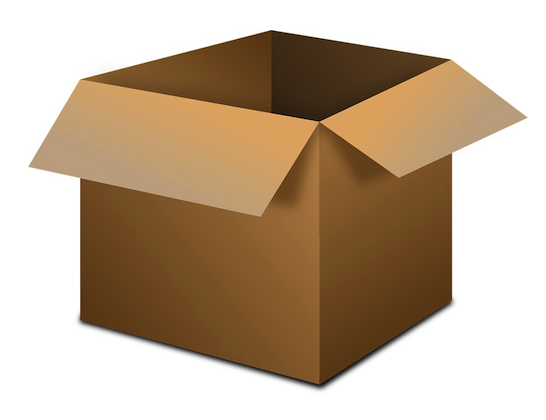
#> input picture DatSets/box.png, 546 x 420 px, found by its file name
$ jupyter execute FireAI_048_HarrisCorner.ipynb   (shell and % lines are left out)
#> lines starting #> are read from the running program, lines starting #| are printed output that depends on the picture; after the words box and inside, x2 and y2 are one past the last pixel; in counts of white or black regions, pixels touching at a corner belong together
[cell 1]
import numpy as np
import pandas as pd
import matplotlib.pyplot as plt
np.random.seed(37) # 使得每次运行得到的随机数都一样

[cell 2]
import cv2
img=cv2.imread('E:\PyProjects\DataSet\FireAI/box.png')
#> img is the input picture: shape (420, 546, 3); mean B, G, R 151.8, 173.6, 193.5
gray=cv2.cvtColor(img, cv2.COLOR_BGR2GRAY)
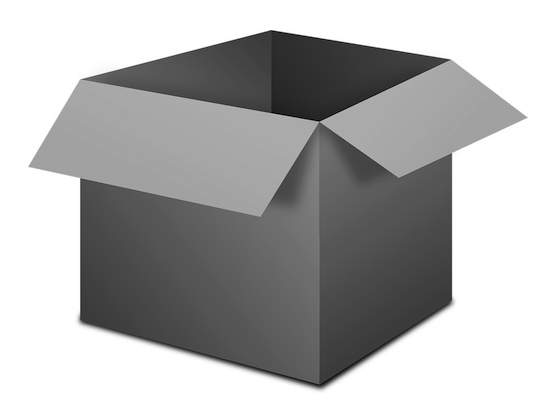
#> gray: shape (420, 546); min 0, max 255, mean 177.1

[cell 3]
# Harris 角点检测器
img_gray = np.float32(gray) # Harris角点检测器需要float型数据
img_harris = cv2.cornerHarris(img_gray, 7, 5, 0.04) # 使用角点检测
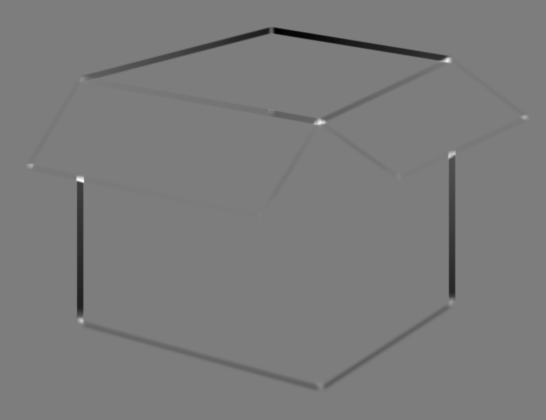
#> img_harris: shape (420, 546) float32; min -578022912, max 597992000, mean -7522664.5; drawn with min black and max white
plt.imshow(img_harris,cmap='gray')

[cell 4]
# 为了图像更加平滑，使用膨胀来将图像边缘减小，使得角点更突出
img_harris = cv2.dilate(img_harris, None)
plt.imshow(img_harris,cmap='gray')

[cell 5]
# 确定角点的方法：此处我们定义角点为：其像素值为最大值的1%以上为角点，如下：
is_corner=img_harris > 0.01 * img_harris.max()
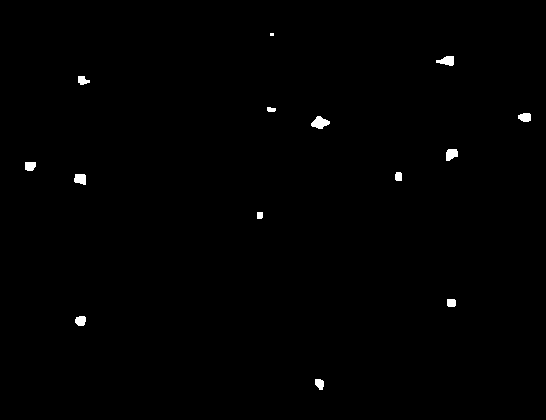
#> is_corner: shape (420, 546) bool; 0.5% white; 14 white regions (1 under 20 px), largest, box (x1, y1, x2, y2) and area: (311, 116, 330, 129) 154, (436, 56, 454, 66) 123, (446, 149, 458, 161) 114
plt.imshow(is_corner,cmap='gray') # 将角点绘制出来看一下

[cell 6]
img[is_corner]=[0, 0, 255] # 用红色标注这些角点
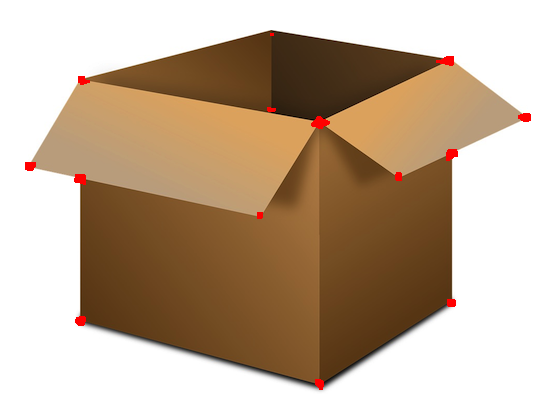
#> img: shape (420, 546, 3); 0.5% of pixels changed, all inside (x1, y1, x2, y2) = (25, 33, 531, 390)
img2=cv2.cvtColor(img,cv2.COLOR_BGR2RGB)
plt.imshow(img2)
